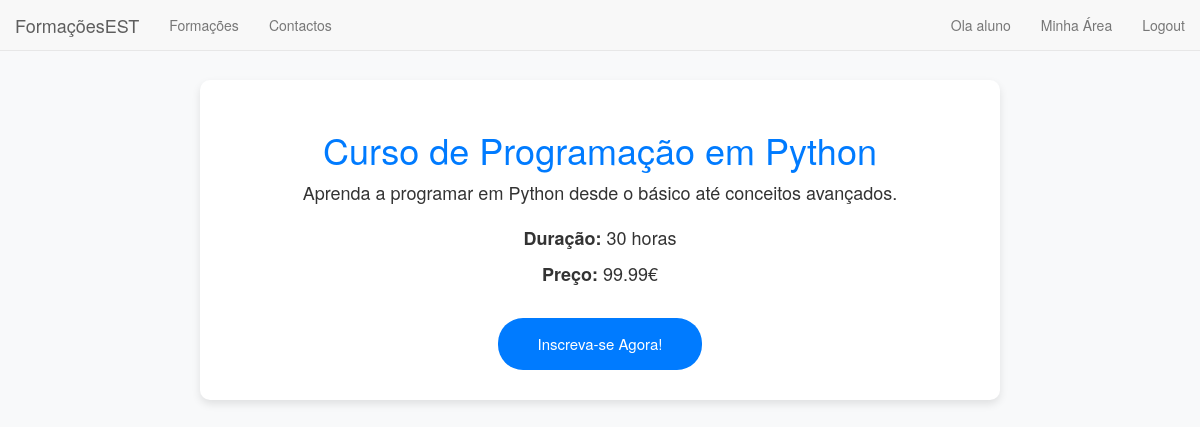
Screenshot of /paginas/curso.php?id_curso=13 (signed in) with the database file from the repository.
### tables this page shows
CREATE TABLE `curso` (
  `id_curso` int(11) NOT NULL,
  `descricao` varchar(100) NOT NULL,
  `duracao` int(11) NOT NULL,
  `preco` decimal(8,2) DEFAULT NULL,
  `nome` varchar(60) DEFAULT NULL,
  `idade_maxima` int(11) DEFAULT NULL,
  `id_docente` int(11) DEFAULT NULL,
  `capacidade_maxima` int(11) DEFAULT NULL
);

### paginas/curso.php (the view, shortened to what this page needs)
<?php
include 'navbar.php';
$id_curso=$_GET['id_curso'];
?>
<!DOCTYPE html>
<html lang="pt">
<head>
    <link rel="stylesheet" href="bootstrap.min.css">
</head>
<body>
    <div class="container">
        <div class="curso-info text-center">
            <?php
                $sql = "SELECT * FROM curso WHERE id_curso = $id_curso";
                $result=mysqli_query($conn,$sql);
                if($result && mysqli_num_rows($result)>0){
                    $row = mysqli_fetch_assoc($result);
                    $nome = $row['nome'];
                    $descricao = $row['descricao'];
                    $duracao = $row['duracao'];
                    $preco = $row['preco'];
                    $capacidade_maxima = $row['capacidade_maxima'];
                    $idade_maxima = $row['idade_maxima'];
            ?>
                <h1><?php echo $nome; ?></h1>
                <p class="lead"><?php echo $descricao; ?></p>
                <p><strong>Duração:</strong> <?php echo $duracao; ?> horas</p>
                <p><strong>Preço:</strong> <?php echo $preco; ?>€</p>
        </div>
        <div class='text-center'>
            <?php
                    if($capacidade_maxima==0){
                        echo  "<p class='lead'>Infelizmente esta formação atingiu a capacidade maxima de inscrições.</p>";
                    }else{
                            echo '<a href="inscricao.php?id_curso=' . $id_curso . '&idade_maxima= '.$idade_maxima.'" class="btn btn-inscrever">Inscreva-se Agora!</a>';
                    }
                }
            ?>
    </div>
</body>
</html>

### paginas/curso.php (style rules this page uses)
body { padding-top: 80px; background-color: #f8f9fa; }
.container { max-width: 800px; margin: auto; background-color: #fff; padding: 30px; border-radius: 10px; box-shadow: 0 4px 8px rgba(0, 0, 0, 0.1); }
.curso-info { margin-bottom: 30px; }
.curso-info h1 { color: #007bff; }
.curso-info p { font-size: 18px; }
.btn-inscrever { font-size: 1.5rem; padding: 15px 40px; border-radius: 25px; background-color: #007bff; border: none; color: #fff; }

### rows the page displays
curso: nome "Curso de Programação em Python", descricao "Aprenda a programar em Python desde o básico até conceitos avançados.", duracao "30", preco "99.99"

### other values shown
$_SESSION['nome'] "aluno"
